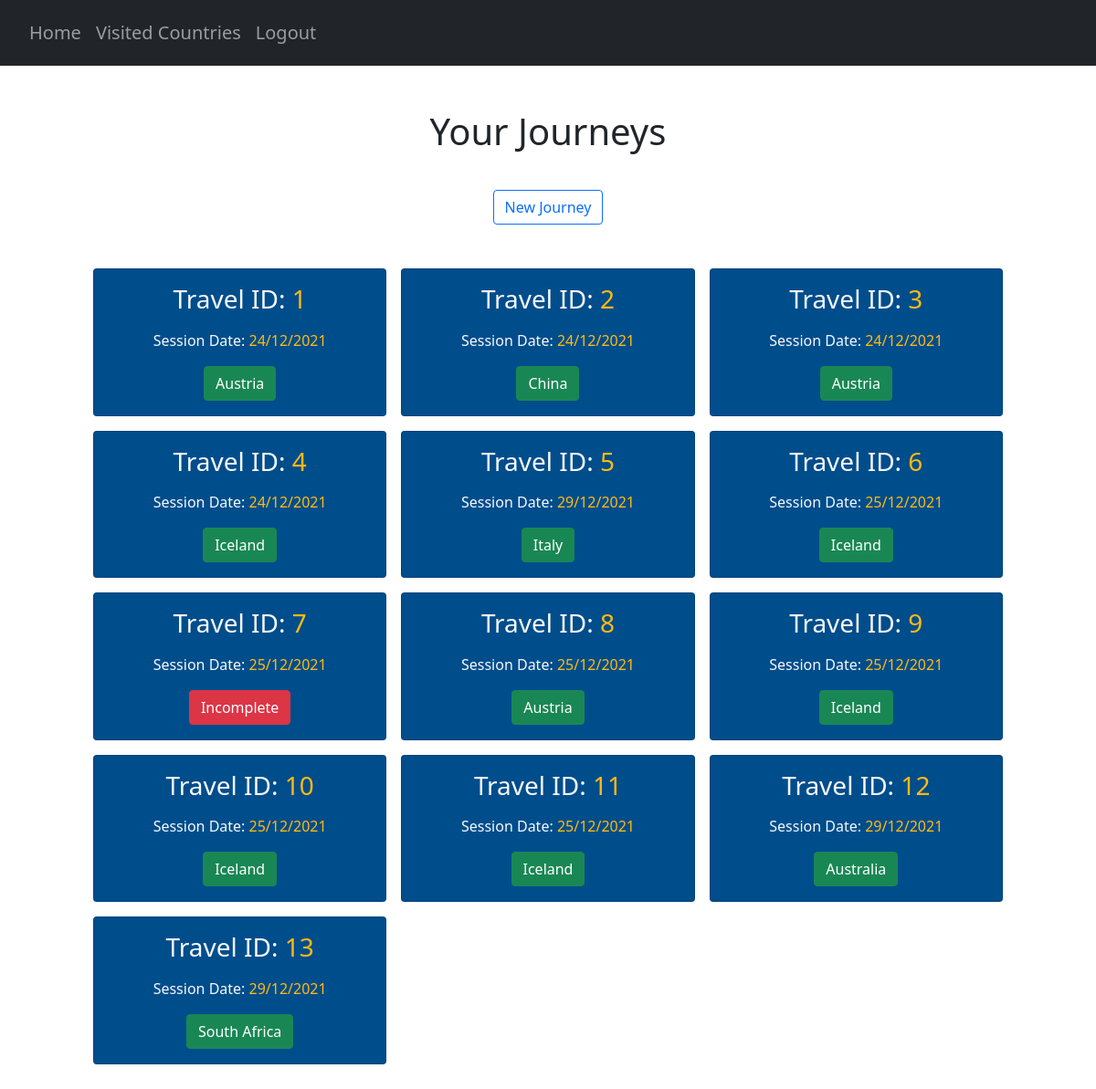
Screenshot of /journeys (signed in) with the database file from the repository.
### website/models.py (models this page shows)
class Country(db.Model):
    country_code = db.Column(db.String(3), primary_key=True)
    country_name = db.Column(db.String(150), unique=True)

### website/views.py (the view)
@views.route("/journeys", methods=["GET"])
@login_required
def journey():
    countries = Country.query.all()
    AllCountries = {}
    for country in countries:
        AllCountries[country.country_code] = country.country_name
    x = select(UserTravelScore)\
            .where(UserTravelScore.user_id == current_user.id)
    result = db.session.connection().execute(x)
    result = result.fetchall()
    travel_sessions = []
    for travel in result:
        num_country_scores = 0
        travelID = travel[1]
        dateAdded = travel[2]
        dateString = dateAdded.strftime("%d/%m/%Y")
        countries_X = select(UserCountryScore)\
            .where(UserCountryScore.user_id == current_user.id, UserCountryScore.travel_id == travelID)
        result_countries = db.session.connection().execute(countries_X)
        result_travels = result_countries.fetchall()
        if result_travels == []:
            travel_sessions.append((travelID, dateString, {'Status': 'Incomplete'}))
        else:
            for country_score in result_travels:
                num_country_scores += 1
            if num_country_scores == 197:
                country_scores_x = select(UserCountryScore)\
                    .where(UserCountryScore.user_id == current_user.id, UserCountryScore.travel_id == travelID)\
                    .order_by(UserCountryScore.total_score.desc())
                result_best_countries = db.session.connection().execute(country_scores_x)
                result_all_countries = result_best_countries.fetchall()
                result_top_country = result_all_countries[0][2]
                country_codes_to_filter = []
                for result in result_all_countries:
                    country_codes_to_filter.append(result[2])
                filtered_country_codes = filterPrevCountries(country_codes_to_filter, travelID)
                top_filtered_country_code = filtered_country_codes[0]
                top_country_name = AllCountries[top_filtered_country_code]
                travel_sessions.append((travelID, dateString, {'Top Country': top_country_name}))
            else:
                print("Incomplete - possible server error")
                travel_sessions.append((travelID, dateString, {'Status': 'Incomplete'}))
    return render_template("journeys.html", user=current_user, journeys=travel_sessions)

### website/__init__.py (called while the page is built)
def create_app():
    app = Flask(__name__)
    app.config['SECRET_KEY'] = 'pog'
    app.config['SQLALCHEMY_DATABASE_URI'] = f'sqlite:///{DB_NAME}'
    db.init_app(app)
    from .views import views
    from .auth import auth
    app.register_blueprint(views, url_prefix='/')
    app.register_blueprint(auth, url_prefix='/')
    from .models import User, Note, Country, UserCountry, Safety, Cost, CulturalValue, CovidRestrictions
    create_database(app)
    login_manager = LoginManager()
    login_manager.login_view = 'auth.login'
    login_manager.init_app(app)
    @login_manager.user_loader
    def load_user(id):
        return User.query.get(int(id))
    return app

### website/questionHandler.py (called while the page is built)
def doesUserWantThisCountry(countryCode):
    countries = UserCountry.query.all()
    users_countries = []
    for country in countries:
        if country.user_id == current_user.id:
            users_countries.append(country.country_code)
    for country in users_countries:
        if countryCode in users_countries:
            return True
        else:
            return False

def filterPrevCountries(codes, travelID):
    try:
        current_travel = UserTravelScore.query.get((current_user.id, travelID))
    except (sqlite3.IntegrityError, sqlalchemy.exc.IntegrityError) as e:
        print(e)
    prev_countries = getattr(current_travel, "prev_countries")
    if prev_countries == True:
        return codes
    else:
        suggestionsStream = filter(lambda x:not(doesUserWantThisCountry(x)), codes)
        suggestionsStream = list(suggestionsStream)
        return suggestionsStream

### website/templates/journeys.html (shortened to what this page needs)
{% extends "base.html" %} {% block title %}Journeys{% endblock %}
{% block content %}
<div class="container pt-5">
      <h1 align="center">Your Journeys</h1>
</div>
<div class="container pt-3" align="center">
    <button type="submit" class="btn btn-outline-primary mt-3 newJourney">New Journey</button>
</div>
<section class="p-5">
    <div class="container">
        <div class="row text-center g-3">
            {% for travel in journeys %}
            {% for journeyS, journeyT in travel[2].items() %}
            <div class="col-4">
                <div class="card cardTravel text-light">
                    <div class="card-body text-center">
                        <h3 class="card-title mb-3">
                            Travel ID: <span style="color:#ffbb11">{{ travel[0] }}</span>
                        </h3>
                        <p class="card-text">
                            Session Date: <span style="color:#ffbb11">{{ travel[1] }}</span>
                        </p>
                        {% if journeyT == "Incomplete" %}
                        <button class="btn btn-danger travel" id="{{ travel[0] }}">Incomplete</button>
                        {% else %}
                        <button class="btn btn-success travel" id="{{ travel[0] }}">{{ journeyT }}</button>
                        {% endif %}
                    </div>
                </div>
            </div>
            {% endfor %}
            {% endfor %}
        </div>
    </div>
</section>
{% endblock %}

### website/templates/base.html (shortened to what this page needs)
<!DOCTYPE html>
<html>
    <head>
        <link
            rel="stylesheet"
            href="https://stackpath.bootstrapcdn.com/bootstrap/4.4.1/css/bootstrap.min.css"
        />
        <link
            rel="stylesheet"
            href="https://stackpath.bootstrapcdn.com/font-awesome/4.7.0/css/font-awesome.min.css"
        />
        <link rel="stylesheet" href="https://cdn.jsdelivr.net/npm/bootstrap-icons@1.3.0/font/bootstrap-icons.css">
        <link href="https://cdn.jsdelivr.net/npm/bootstrap@5.0.2/dist/css/bootstrap.min.css"
              rel="stylesheet"
        />
        <link href="https://cdn.jsdelivr.net/npm/tom-select@2.0.0-rc.4/dist/css/tom-select.css" rel="stylesheet">
        <script type="text/javascript" src="https://cdnjs.cloudflare.com/ajax/libs/jquery/3.1.1/jquery.min.js"></script>        <link rel="stylesheet" type="text/css" href="/static/extra.css">
    </head>
    <body>
        <section>
            <nav class="navbar navbar-expand-lg bg-dark navbar-dark py-3 ">
                <div class="collapse navbar-collapse" id="navbar">
                    <div class="navbar-nav pl-2 h5">
                        <ul class="navbar-nav">
                            {% if user.is_authenticated %}
                            <li class="nav-item">
                                <a class="nav-link" id="home" href="/">Home</a>
                            </li>
                            <li class="nav-item">
                                <a class="nav-link" id="prev-countries" href="/countries">Visited Countries</a>
                            </li>
                            <li class="nav-item">
                                <a class="nav-link" id="logout" href="/logout">Logout</a>
                            </li>
                            {% endif %}
                        </ul>
                    </div>
                </div>
            </nav>
        </section>
        {% if request.url == "http://127.0.0.1:5000/" %}
            {% block homepage %}
            {% endblock %}
        {% elif request.url == "http://127.0.0.1:5000/countries" %}
            {% block countriespage %}
            {% endblock %}
        {% else %}
            <div class="container" id="main">
            {% block content %}
            {% endblock %}
            </div>
        {% endif %}
    </body>
</html>

### website/static/extra.css (style rules this page uses)
.cardTravel { background-color: #004d8c; }

### rows the page displays
Country: travel "1", travel "24/12/2021", country_name "Austria", travel "3", travel "8", travel "25/12/2021"
Country: travel "2", travel "24/12/2021", country_name "China"
Country: travel "4", travel "24/12/2021", country_name "Iceland", travel "6", travel "25/12/2021", travel "9", travel "10", travel "11"
Country: travel "5", travel "29/12/2021", country_name "Italy"
Country: travel "12", travel "29/12/2021", country_name "Australia"
Country: travel "13", travel "29/12/2021", country_name "South Africa"

### other values shown
{{ travel[0] }} "7"
{{ travel[1] }} "25/12/2021"
